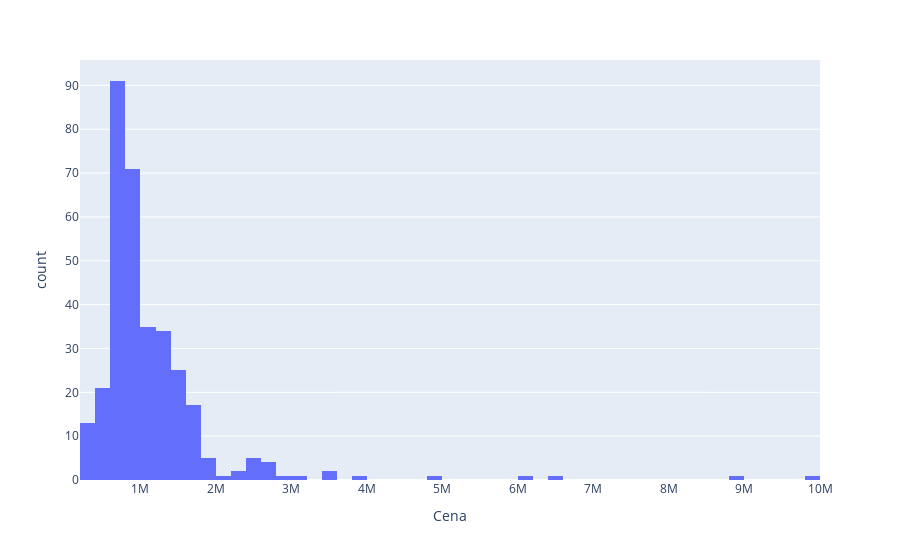

Here is the notebook cell this chart was saved with:
### Code cell
import plotly.express as px
df = px.data.tips()
fig = px.histogram(data, x="Cena")
fig.show()

### Figure 1 — Plotly figure (JSON) as saved in the notebook; plotly's stock layout.template omitted (floating-point values rounded to 4 significant figures; data arrays with more than 128 entries replaced by an {"elided": "..."} marker saying what was removed)
{"data": [{"alignmentgroup": "True", "bingroup": "x", "hovertemplate": "Cena=%{x}<br>count=%{y}<extra></extra>", "legendgroup": "", "marker": {"color": "#636efa", "pattern": {"shape": ""}}, "name": "", "offsetgroup": "", "orientation": "v", "showlegend": false, "type": "histogram", "x": {"elided": "334 int values"}, "xaxis": "x", "yaxis": "y"}], "layout": {"barmode": "relative", "legend": {"tracegroupgap": 0}, "margin": {"t": 60}, "xaxis": {"anchor": "y", "domain": [0, 1], "title": {"text": "Cena"}}, "yaxis": {"anchor": "x", "domain": [0, 1], "title": {"text": "count"}}}}
